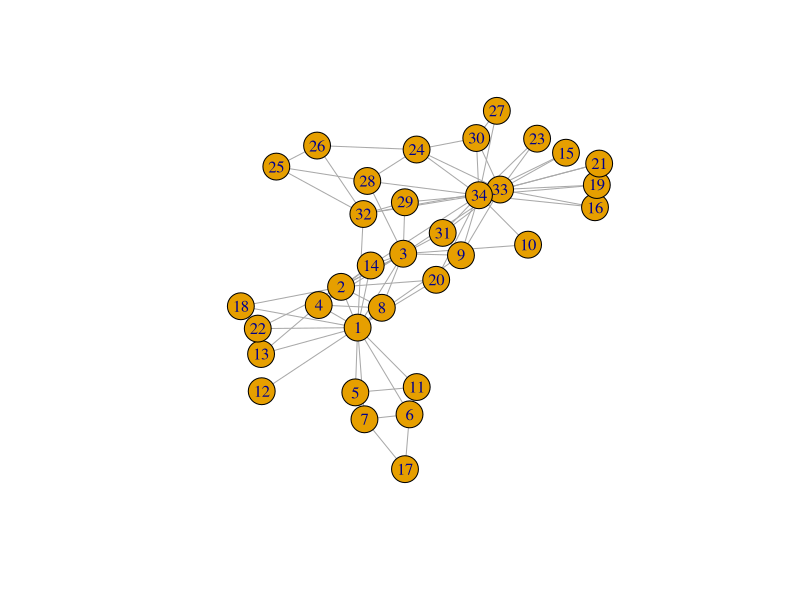

Here is the R script that generated this plot:
## ---- chunk 1
library(igraph)
z <- make_graph("Zachary")
z
## ---- chunk 2
plot(z)
## ---- chunk 3
is_directed(z)
## ---- chunk 4
ecount(z)
## ---- chunk 5
vcount(z)
## ---- chunk 6
edge_density(z)
## ---- chunk 7
z$density <- edge_density(z)
z
## ---- chunk 8
count_components(z)
## ---- chunk 9
diameter(z)
## ---- chunk 10
mean_distance(z)
## ---- chunk 11
transitivity(z, type="average")
## ---- chunk 12
degree(z)
## ---- chunk 13
V(z)$degree <- degree(z)
